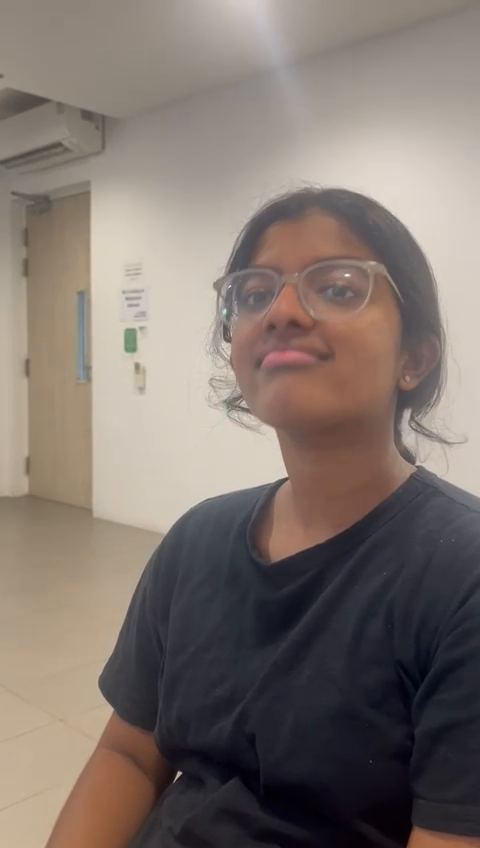
#> input picture dataset/amisha/ezgif-frame-011.png, 480 x 848 px
$ jupyter execute --allow-errors model.ipynb   (text cells are left out)
#> lines starting #> are read from the running program, lines starting #| are printed output that depends on the picture; after the words box and inside, x2 and y2 are one past the last pixel; in counts of white or black regions, pixels touching at a corner belong together
[cell 1]
# 📓 traditional_backend_sid/face_detection_live.ipynb

import os
import cv2
import numpy as np
from sklearn.decomposition import PCA
from sklearn.preprocessing import LabelEncoder
from sklearn.neighbors import KNeighborsClassifier
import joblib

# === Step 1: Prepare Dataset from ./dataset/person_name/*.jpg ===
face_size = (100, 100)
faces = []
labels = []
dataset_dir = "../dataset"

face_cascade = cv2.CascadeClassifier(cv2.data.haarcascades + "haarcascade_frontalface_default.xml")

for person_name in os.listdir(dataset_dir):
    person_folder = os.path.join(dataset_dir, person_name)
    if not os.path.isdir(person_folder):
        continue

    for img_name in os.listdir(person_folder):
        img_path = os.path.join(person_folder, img_name)

        image = cv2.imread(img_path)
#> image is the input picture: shape (848, 480, 3); mean B, G, R 110.7, 117.6, 129
        if image is None:
            continue

        gray = cv2.cvtColor(image, cv2.COLOR_BGR2GRAY)
        gray = cv2.equalizeHist(gray)
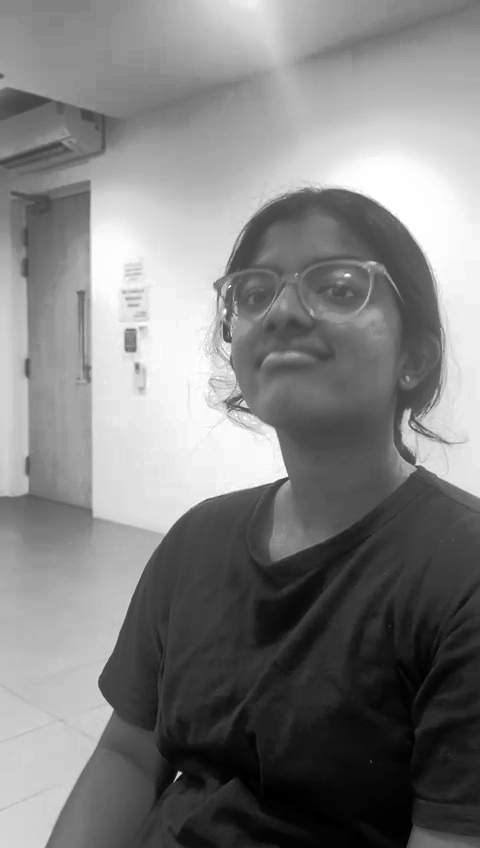
#> gray: shape (848, 480); min 0, max 255, mean 128.3

        faces_rect = face_cascade.detectMultiScale(gray, scaleFactor=1.1, minNeighbors=5)
#> faces_rect = [[94, 243, 73, 73]]

        for (x, y, w, h) in faces_rect:
            face_roi = gray[y:y+h, x:x+w]
            face_resized = cv2.resize(face_roi, face_size)
            faces.append(face_resized.flatten())
            labels.append(person_name)
#> this loop made 1 pass
#> pass 1, `face_roi = gray[y:y+h, x:x+w]`:
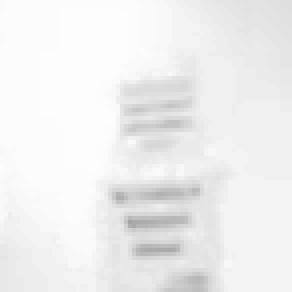
#> face_roi: shape (73, 73) (shown 4 times larger); min 163, max 253, mean 239.2
#> after the loop, faces = 1 item; labels = ['amisha']

# === Step 2: Encode Labels ===
le = LabelEncoder()
y_encoded = le.fit_transform(labels)

# === Step 3: PCA (Eigenfaces) + Classifier (KNN) ===
pca = PCA(n_components=100, whiten=True, random_state=42)
#> (the rest of this cell did not finish here and is left out)

[cell 2]
import os
import cv2
import dlib
import numpy as np
import matplotlib.pyplot as plt

DATASET_DIR = "../dataset"
FACE_SIZE = (100, 100)
#> (the rest of this cell did not finish here and is left out)

[cell 3]
import numpy as np
import cv2
from sklearn.preprocessing import LabelEncoder
from sklearn.manifold import Isomap
from sklearn.svm import SVC
from sklearn.model_selection import train_test_split
import joblib
from skimage.feature import local_binary_pattern

radius = 1
n_points = 8 * radius
method = 'uniform'

def extract_lbp_features(image):
    lbp = local_binary_pattern(image, n_points, radius, method)
    hist, _ = np.histogram(lbp.ravel(), bins=np.arange(0, n_points + 3), range=(0, n_points + 2))
    hist = hist.astype("float")
    hist /= (hist.sum() + 1e-7)
    return hist

# === Encode Labels ===
le = LabelEncoder()
y_encoded = le.fit_transform(labels)

# === Extract LBP Features from Faces ===
#> (the rest of this cell did not finish here and is left out)

[cell 4]
import cv2
import numpy as np
import joblib
from skimage.feature import local_binary_pattern

# === Load trained models ===
isomap = joblib.load("isomap_model.pkl")
#> (reads older_attempts/isomap_model.pkl from the repository)
svm = joblib.load("svm_model.pkl")
#> (reads older_attempts/svm_model.pkl from the repository)
le = joblib.load("label_encoder.pkl")
#> (reads older_attempts/label_encoder.pkl from the repository)

# === Parameters ===
FACE_SIZE = (100, 100)
radius = 1
n_points = 8 * radius
method = 'uniform'

# === Load Haar Cascade for Detection ===
face_cascade = cv2.CascadeClassifier(cv2.data.haarcascades + "haarcascade_frontalface_default.xml")

# === LBP Feature Extractor ===
def extract_lbp_features(image):
    lbp = local_binary_pattern(image, n_points, radius, method)
    hist, _ = np.histogram(lbp.ravel(), bins=np.arange(0, n_points + 3), range=(0, n_points + 2))
    hist = hist.astype("float")
    hist /= (hist.sum() + 1e-6)  # Normalize histogram
    return hist

# === Start Webcam ===
cap = cv2.VideoCapture(0)
print("[INFO] Press 'q' to quit.")

while True:
    ret, frame = cap.read()
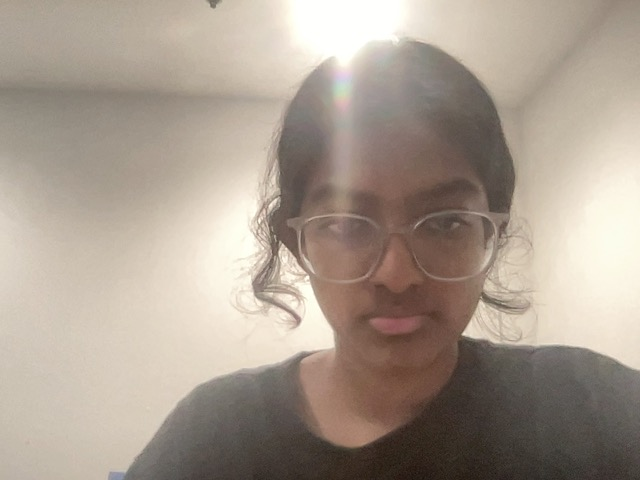
#> input picture uploaded_images/blob.jpg, 640 x 480 px, given in place of the camera
#> frame is the input picture: shape (480, 640, 3); mean B, G, R 143.2, 155.8, 168.6
    if not ret:
        print("[ERROR] Failed to grab frame.")
        break

    gray = cv2.cvtColor(frame, cv2.COLOR_BGR2GRAY)
#> gray: shape (480, 640)
    gray = cv2.equalizeHist(gray)
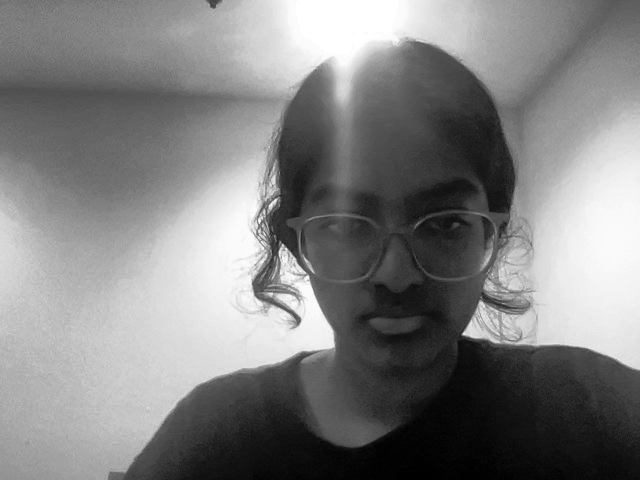
#> gray: shape (480, 640); min 0, max 255, mean 128.2

    faces_rect = face_cascade.detectMultiScale(gray, scaleFactor=1.1, minNeighbors=5)
#> faces_rect = [[347, 298, 105, 105], [308, 166, 175, 175]]

    for (x, y, w, h) in faces_rect:
        face_roi = gray[y:y+h, x:x+w]
        face_resized = cv2.resize(face_roi, FACE_SIZE)

        lbp_feat = extract_lbp_features(face_resized).reshape(1, -1)
        feat_proj = isomap.transform(lbp_feat)
        probs = svm.predict_proba(feat_proj)[0]
        pred = np.argmax(probs)
        confidence = probs[pred]

        if confidence >= 0.5:
            name = le.inverse_transform([pred])[0]
        else:
            name = "Unknown"

        # Draw bounding box and label
        cv2.rectangle(frame, (x, y), (x+w, y+h), (0, 255, 0), 2)
        label_text = f"{name} ({confidence:.2f})"
        cv2.putText(frame, label_text, (x, y-10), cv2.FONT_HERSHEY_SIMPLEX, 0.9, (0, 0, 255), 2)
#> this loop made 2 passes
#> (x, y, w, h, probs, pred, confidence) on passes 1 to 2: (347, 298, 105, 105, [0.401, 0.599], 1, 0.599), (308, 166, 175, 175, [0.401, 0.599], 1, 0.599)
#> pass 1, `face_roi = gray[y:y+h, x:x+w]`:
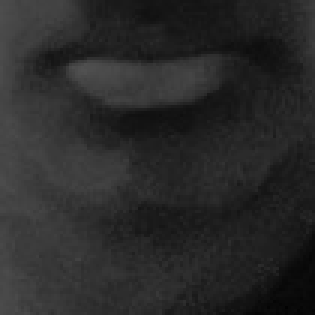
#> face_roi: shape (105, 105) (shown 3 times larger); min 2, max 81, mean 41.6
#> pass 1, in extract_lbp_features, `lbp = local_binary_pattern(image, n_points, radius, method)`:
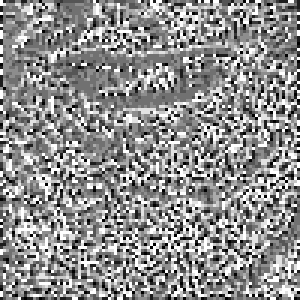
#> lbp: shape (100, 100) float64 (shown 3 times larger); min 0, max 9, mean 5.05; drawn with min black and max white
#> pass 2, `face_roi = gray[y:y+h, x:x+w]`:
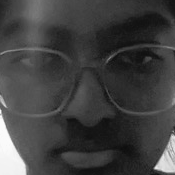
#> face_roi: shape (175, 175); min 14, max 251, mean 64.9
#> after the loop:
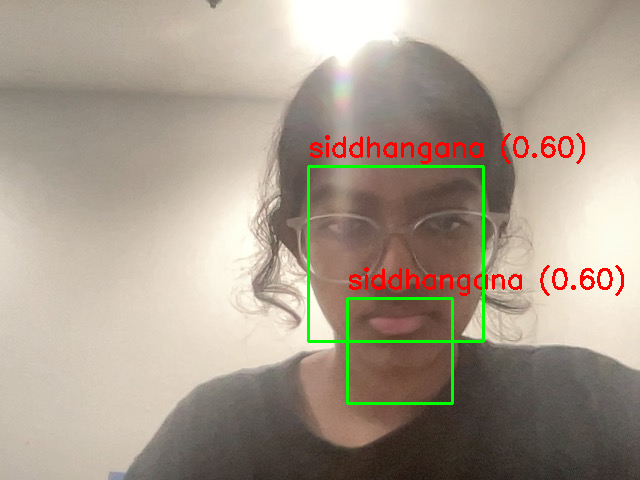
#> frame: shape (480, 640, 3); 2.42% of pixels changed, all inside (x1, y1, x2, y2) = (307, 133, 624, 405)

    cv2.imshow("Live Face Recognition (LBP+Isomap+SVM)", frame)

    if cv2.waitKey(1) & 0xFF == ord('q'):
#> (key q is pressed here)
        print("[INFO] Exiting...")
        break

cap.release()
cv2.destroyAllWindows()

[cell 5]
import os
import cv2
import numpy as np
import matplotlib.pyplot as plt
from sklearn.model_selection import train_test_split
from collections import defaultdict, Counter

# === Configuration ===
DATASET_DIR = "../dataset"
FACE_SIZE = (100, 100)
face_cascade = cv2.CascadeClassifier(cv2.data.haarcascades + "haarcascade_frontalface_default.xml")

# === Data Storage ===
faces = []
labels = []
class_counts = defaultdict(int)

print("[INFO] Scanning dataset and applying Viola-Jones detection...")

# === Detection Loop ===
for person in os.listdir(DATASET_DIR):
    person_path = os.path.join(DATASET_DIR, person)
    if not os.path.isdir(person_path):
        continue

    for img_name in os.listdir(person_path):
        img_path = os.path.join(person_path, img_name)
        image = cv2.imread(img_path)
        if image is None:
            continue

        image = cv2.resize(image, (400, 400))
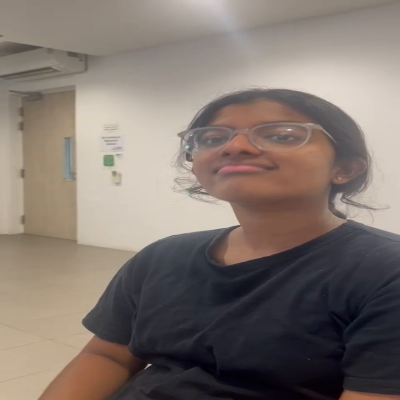
#> image: shape (400, 400, 3); mean B, G, R 110.7, 117.5, 128.9
        gray = cv2.cvtColor(image, cv2.COLOR_BGR2GRAY)
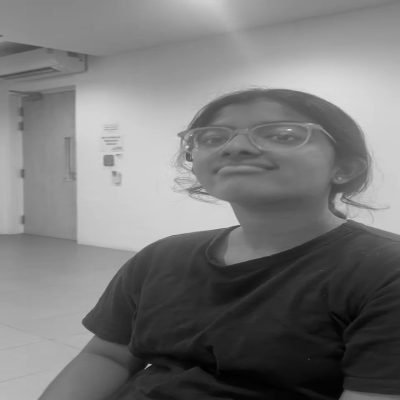
#> gray: shape (400, 400); min 1, max 229, mean 120.1

        # Viola-Jones face detection
        detections = face_cascade.detectMultiScale(gray, scaleFactor=1.1, minNeighbors=5)
#> detections = ()
        for (x, y, w, h) in detections:
            face = gray[y:y+h, x:x+w]
            face = cv2.resize(face, FACE_SIZE)
            faces.append(face)
            labels.append(person)
            class_counts[person] += 1
            break  # Only one face per image
#> this loop made 0 passes
#> after the loop, class_counts = 0 items; faces = []; labels = []

# === Display Class-wise Counts ===
print("\n[INFO] Number of faces detected per class:")
for cls, count in class_counts.items():
    print(f"{cls}: {count} faces")

# === Convert to NumPy Arrays ===
faces = np.array(faces)
labels = np.array(labels)

# === Robust Split: Handle <2 samples with fallback ===
label_counter = Counter(labels)
#> (the rest of this cell did not finish here and is left out)
